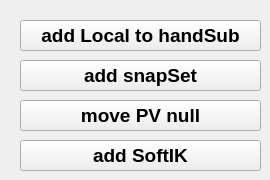
    <widget class="QWidget" name="extra_tab">
     <attribute name="title">
      <string>extra</string>
     </attribute>
     <widget class="QPushButton" name="add_Local_to_handSub_BTN">
      <property name="geometry">
       <rect>
        <x>20</x>
        <y>20</y>
        <width>241</width>
        <height>31</height>
       </rect>
      </property>
      <property name="font">
       <font>
        <pointsize>14</pointsize>
        <weight>75</weight>
        <bold>true</bold>
       </font>
      </property>
      <property name="text">
       <string>add Local to handSub</string>
      </property>
     </widget>
     <widget class="QPushButton" name="movePVnull_BTN">
      <property name="geometry">
       <rect>
        <x>20</x>
        <y>100</y>
        <width>241</width>
        <height>31</height>
       </rect>
      </property>
      <property name="font">
       <font>
        <pointsize>14</pointsize>
        <weight>75</weight>
        <bold>true</bold>
       </font>
      </property>
      <property name="text">
       <string>move PV null</string>
      </property>
     </widget>
     <widget class="QPushButton" name="add_snapSet_BTN">
      <property name="geometry">
       <rect>
        <x>20</x>
        <y>60</y>
        <width>241</width>
        <height>31</height>
       </rect>
      </property>
      <property name="font">
       <font>
        <pointsize>14</pointsize>
        <weight>75</weight>
        <bold>true</bold>
       </font>
      </property>
      <property name="text">
       <string>add snapSet</string>
      </property>
     </widget>
     <widget class="QPushButton" name="addSoftIK_BTN">
      <property name="geometry">
       <rect>
        <x>20</x>
        <y>140</y>
        <width>241</width>
        <height>31</height>
       </rect>
      </property>
      <property name="font">
       <font>
        <pointsize>14</pointsize>
        <weight>75</weight>
        <bold>true</bold>
       </font>
      </property>
      <property name="text">
       <string>add SoftIK</string>
      </property>
     </widget>
    </widget>
